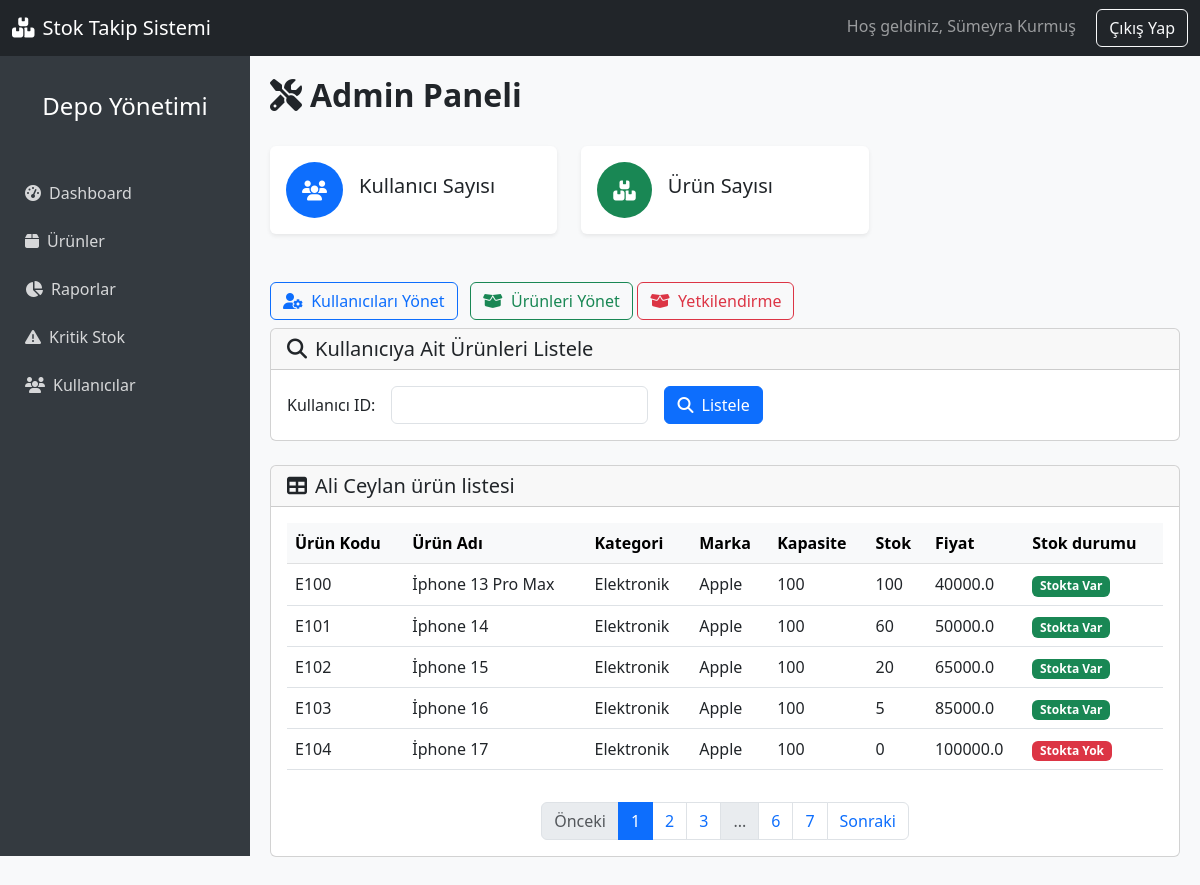
Page /admin/user-products?user_id=1 (signed in) on the committed database.
### app.py (models this page shows, shortened)
class User(UserMixin, db.Model):
    id = db.Column(db.Integer, primary_key=True) # essiz id tanimi
    firstName = db.Column(db.String(100), nullable=False) #firstName=form ıcındekı degerı al ve gonder
    lastName = db.Column(db.String(100), nullable=False) #lastName=form ıcındekı degerı al ve gonder
    email = db.Column(db.String(100), unique=True, nullable=False) #email verısı
    role = db.Column(db.String(100), nullable=False, default="User") #role verısı
    phone = db.Column(db.String(15), nullable=False) #phone verısı
    password = db.Column(db.String(100), nullable=False) #password verısı
    confirmPassword = db.Column(db.String(100), nullable=True) #confirmPassword verısı
    urunler = db.relationship('Product', back_populates='user', cascade='all, delete-orphan') #ürünler ile kullanıcı arasında ilişki tanımı

class Product(UserMixin,db.Model):
    id = db.Column(db.Integer, primary_key=True)  # essiz id tanimi
    barkod = db.Column(db.String(100),unique=True ,nullable=False)  # barkod numarasi
    name = db.Column(db.String(100), nullable=False)  # urun adi
    category = db.Column(db.String(50), nullable=False)  # urun kategorisi
    fiyat = db.Column(db.Float, nullable=False)  # urun fiyatı
    marka = db.Column(db.String(50), nullable=False)  # urun markasi
    adet = db.Column(db.Integer, nullable=False)  # urun adedi
    kapasite = db.Column(db.Integer, nullable=False,default=100)  # urun kapasitesi
    user_id = db.Column(db.Integer, db.ForeignKey('user.id'), nullable=False)
    user= db.relationship('User', back_populates='urunler')

### app.py (the view, shortened to what this page needs)
@app.route('/admin/user-products', methods=['GET', 'POST'])
@login_required
def user_products():
    user = None
    page = request.args.get('page', 1, type=int)
    per_page = 5
    user_id = request.args.get('user_id', type=int)
    if user_id:
        user = User.query.get(user_id)
        if user:
            pagination = Product.query.filter_by(user_id=user_id).paginate(page=page, per_page=per_page, error_out=False)
        else:
            flash('Kullanıcı bulunamadı!', 'danger')
            return redirect(url_for('admin_dashboard'))
    else:
        pagination = None
    products = pagination.items if pagination else []
    return render_template('admin_dashboard.html', user=user, products=products, pagination=pagination)

### app.py (called while the page is built)
@login_manager.user_loader
def load_user(id):
    return User.query.get(int(id))

### templates/admin_dashboard.html (shortened to what this page needs)
{% extends "dashboardbase.html" %}
{% block content %}
<div class="d-flex justify-content-between align-items-center mb-4">
  <h2 class="fw-bold"><i class="fas fa-tools me-2"></i>Admin Paneli</h2>
</div>
<div class="row">
  <div class="col-md-6 col-xl-4 mb-4">
    <div class="card shadow-sm border-0">
      <div class="card-body">
        <div class="d-flex align-items-center">
          <div class="bg-primary text-white rounded-circle p-3 me-3">
            <i class="fas fa-users fa-lg"></i>
          </div>
          <div>
            <h5 class="mb-0">Kullanıcı Sayısı</h5>
          </div>
        </div>
      </div>
    </div>
  </div>
  <div class="col-md-6 col-xl-4 mb-4">
    <div class="card shadow-sm border-0">
      <div class="card-body">
        <div class="d-flex align-items-center">
          <div class="bg-success text-white rounded-circle p-3 me-3">
            <i class="fas fa-boxes fa-lg"></i>
          </div>
          <div>
            <h5 class="mb-0">Ürün Sayısı</h5>
          </div>
        </div>
      </div>
    </div>
  </div>
</div>
<div class="mt-4">
  <a href="{{ url_for('users') }}" class="btn btn-outline-primary me-2">
    <i class="fas fa-user-cog me-1"></i> Kullanıcıları Yönet
  </a>
  <a href="{{ url_for('products') }}" class="btn btn-outline-success">
    <i class="fas fa-box-open me-1"></i> Ürünleri Yönet
  </a>
  <a href="{{ url_for('admin_authorization') }}" class="btn btn-outline-danger">
    <i class="fas fa-box-open me-1"></i> Yetkilendirme
  </a>
</div>
<div class="card mb-4 mt-2">
  <div class="card-header">
    <h5 class="mb-0">
      <i class="fas fa-search me-2"></i>Kullanıcıya Ait Ürünleri Listele
    </h5>
  </div>
  <div class="card-body">
    <form method="POST" action="{{ url_for('user_products') }}">
      <div class="row g-3 align-items-center">
        <div class="col-auto">
          <label for="user_id" class="col-form-label">Kullanıcı ID:</label>
        </div>
        <div class="col-auto">
          <input
            type="number"
            id="user_id"
            name="user_id"
            class="form-control"
            required
            min="1"
          />
        </div>
        <div class="col-auto">
          <button type="submit" class="btn btn-primary">
            <i class="fas fa-search me-1"></i> Listele
          </button>
        </div>
      </div>
    </form>
  </div>
</div>
{% if user %}
  {% if products %}
    <div class="card mb-4">
      <div class="card-header">
        <h5 class="mb-0">
          <i class="fas fa-table me-2"></i>{{ user.firstName }} {{ user.lastName }} ürün listesi
        </h5>
      </div>
      <div class="card-body">
        <div class="table-responsive">
          <table class="table table-hover">
            <thead class="table-light">
              <tr>
                <th>Ürün Kodu</th>
                <th>Ürün Adı</th>
                <th>Kategori</th>
                <th>Marka</th>
                <th>Kapasite</th>
                <th>Stok</th>
                <th>Fiyat</th>
                <th>Stok durumu</th>
              </tr>
            </thead>
            <tbody>
              {% for product in products %}
                <tr>
                  <td>{{ product.barkod }}</td>
                  <td>{{ product.name }}</td>
                  <td>{{ product.category }}</td>
                  <td>{{ product.marka }}</td>
                  <td>{{ product.kapasite }}</td>
                  <td>{{ product.adet }}</td>
                  <td>{{ product.fiyat }}</td>
                  {% if product.adet > 0 %}
                    <td><span class="badge bg-success">Stokta Var</span></td>
                  {% else %}
                    <td><span class="badge bg-danger">Stokta Yok</span></td>
                  {% endif %}
                </tr>
              {% endfor %}
            </tbody>
          </table>
        </div>
      </div>
      {% if pagination %}
        <nav>
          <ul class="pagination justify-content-center">
            {% if pagination.has_prev %}
              <li class="page-item">
                <a
                  class="page-link"
                  href="{{ url_for('user_products', user_id=user.id, page=pagination.prev_num) }}"
                  >Önceki</a
                >
              </li>
            {% else %}
              <li class="page-item disabled">
                <span class="page-link">Önceki</span>
              </li>
            {% endif %}
            {% for page in pagination.iter_pages(left_edge=2, right_edge=2, left_current=2, right_current=2) %}
              {% if page %}
                {% if page == pagination.page %}
                  <li class="page-item active">
                    <span class="page-link">{{ page }}</span>
                  </li>
                {% else %}
                  <li class="page-item">
                    <a
                      class="page-link"
                      href="{{ url_for('user_products', user_id=user.id, page=page) }}"
                      >{{ page }}</a
                    >
                  </li>
                {% endif %}
              {% else %}
                <li class="page-item disabled">
                  <span class="page-link">...</span>
                </li>
              {% endif %}
            {% endfor %}
            {% if pagination.has_next %}
              <li class="page-item">
                <a
                  class="page-link"
                  href="{{ url_for('user_products', user_id=user.id, page=pagination.next_num) }}"
                  >Sonraki</a
                >
              </li>
            {% else %}
              <li class="page-item disabled">
                <span class="page-link">Sonraki</span>
              </li>
            {% endif %}
          </ul>
        </nav>
      {% endif %}
    </div>
  {% else %}
    <div class="alert alert-info mt-3" role="alert">
      <i class="fas fa-info-circle me-2"></i>{{ user.firstName }} {{ user.lastName }} kullanıcısına ait ürün bulunamadı.
    </div>
  {% endif %}
{% endif %}
{% endblock %}

### templates/dashboardbase.html (shortened to what this page needs)
<!DOCTYPE html>
<html lang="tr">
  <head>
    <link rel="stylesheet" href="https://cdn.jsdelivr.net/npm/bootstrap@5.3.0/dist/css/bootstrap.min.css"/>
    <link rel="stylesheet" href="https://cdnjs.cloudflare.com/ajax/libs/font-awesome/6.4.0/css/all.min.css"/>
    <link rel="stylesheet" href="{{ url_for('static', filename='dashboard.css') }}?v=1.0">
  </head>
  <body>
    <nav class="navbar navbar-expand-lg navbar-dark bg-dark fixed-top">
      <div class="container-fluid">
        <a class="navbar-brand" href="{{ url_for('home') }}">
          <i class="fas fa-boxes me-2"></i>Stok Takip Sistemi
        </a>
        <div class="auth-buttons">
          {% if current_user.is_authenticated %}
              <span class="navbar-text me-3">Hoş geldiniz, {{ current_user.firstName }} {{ current_user.lastName }}</span>
              <a href="{{ url_for('logout') }}" class="btn btn-outline-light">Çıkış Yap</a>
          {% endif %}
      </div>
    </nav>
    <div class="sidebar" id="sidebar">
      <div class="text-center mb-4 p-3">
        <h4>Depo Yönetimi</h4>
      </div>
      <ul class="nav flex-column">
        <li class="nav-item">
          <a class="nav-link" href="{{ url_for('dashboard') }}">
            <i class="fas fa-tachometer-alt me-2"></i>Dashboard
          </a>
        </li>
        <li class="nav-item">
          <a class="nav-link" href="{{ url_for('products') }}">
            <i class="fas fa-box me-2"></i>Ürünler
          </a>
        </li>
        <li class="nav-item">
          <a class="nav-link" href="{{ url_for('reports') }}">
            <i class="fas fa-chart-pie me-2"></i>Raporlar
          </a>
        </li>
        <li class="nav-item">
          <a class="nav-link" href="{{ url_for('critical_stock') }}">
            <i class="fas fa-exclamation-triangle me-2"></i>Kritik Stok
          </a>
        </li>
        <li class="nav-item">
          <a class="nav-link" href="{{ url_for('users') }}">
            <i class="fas fa-users me-2"></i>Kullanıcılar
          </a>
        </li>
      </ul>
    </div>
    <div class="main-content" id="mainContent">
     {% block content %}
     {% endblock %}
    </div>
  </body>
</html>

### static/dashboard.css (style rules this page uses)
body { padding-top: 56px; background-color: #f8f9fa; }
.sidebar { height: 100vh; position: fixed; left: 0; width: 250px; background-color: #343a40; padding-top: 20px; color: white; transition: transform 0.3s ease; transform: translateX(0); z-index: 1040; }
.sidebar a { color: rgba(255, 255, 255, 0.8); padding: 10px 15px; text-decoration: none; display: block; transition: all 0.2s; border-radius: 4px; margin: 2px 10px; }
.main-content { margin-left: 250px; padding: 20px; transition: margin-left 0.3s ease; }

### rows in the picture
User: firstName "Sümeyra", lastName "Kurmuş"
User: firstName "Ali", lastName "Ceylan"
Product: barkod "E100", name "İphone 13 Pro Max", category "Elektronik", marka "Apple", kapasite "100", adet "100", fiyat "40000.0", shows "Stokta Var"
Product: barkod "E101", name "İphone 14", category "Elektronik", marka "Apple", kapasite "100", adet "60", fiyat "50000.0", shows "Stokta Var"
Product: barkod "E102", name "İphone 15", category "Elektronik", marka "Apple", kapasite "100", adet "20", fiyat "65000.0", shows "Stokta Var"
Product: barkod "E103", name "İphone 16", category "Elektronik", marka "Apple", kapasite "100", adet "5", fiyat "85000.0", shows "Stokta Var"
Product: barkod "E104", name "İphone 17", category "Elektronik", marka "Apple", kapasite "100", adet "0", fiyat "100000.0", shows "Stokta Yok"

### other values in the picture
{{ page }} "1"
{{ page }} "2" "3" "6" "7"
